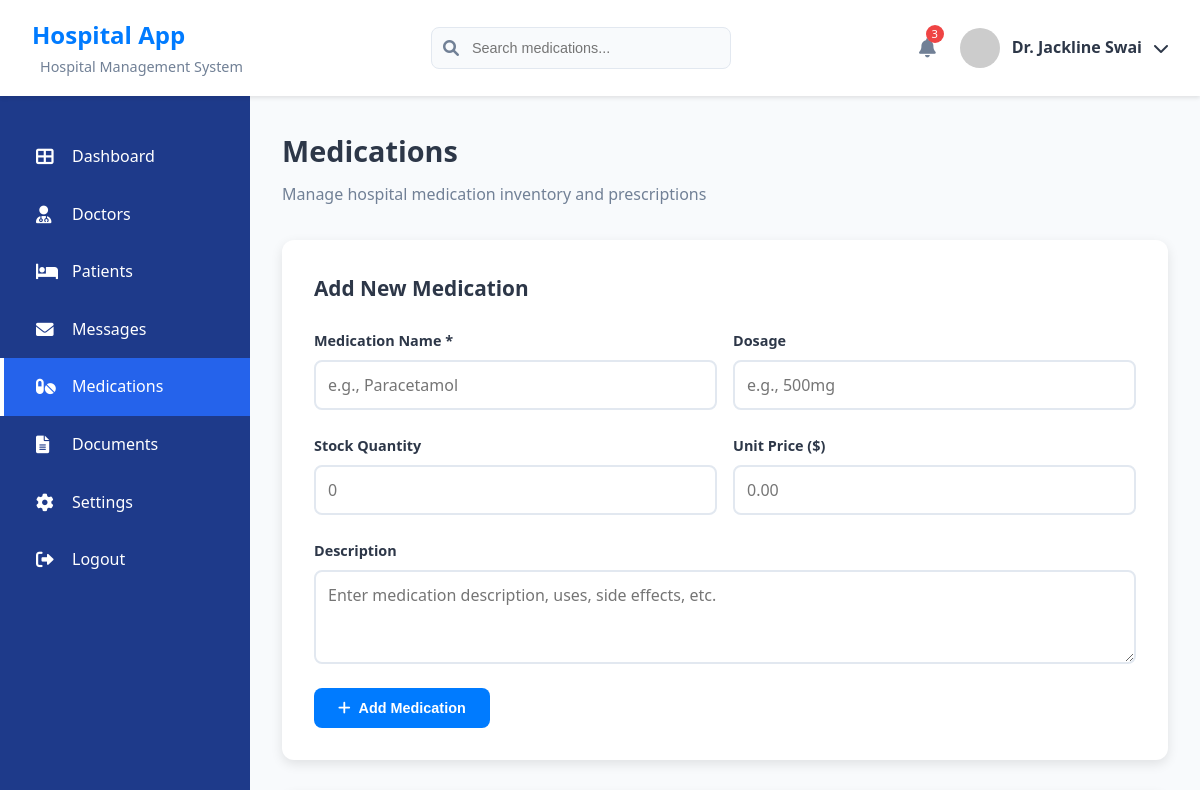
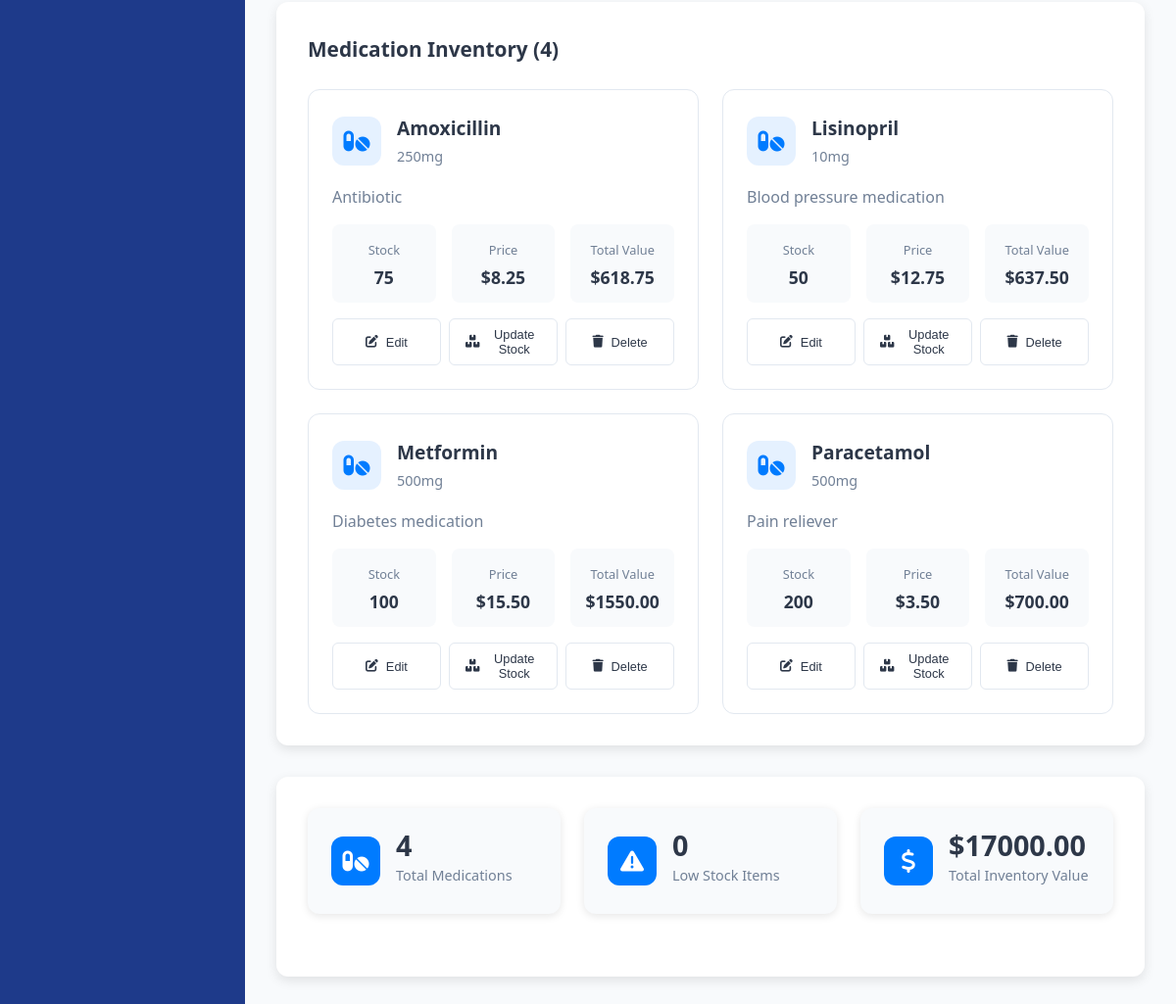
Screenshot of /medications (signed in) with the database file from the repository (2 pictures, top to bottom).
### models.py (models this page shows, shortened)
class Doctor(db.Model, UserMixin):
    id = db.Column(db.Integer, primary_key=True)
    email = db.Column(db.String(120), unique=True, nullable=False)
    password = db.Column(db.String(60), nullable=False)
    name = db.Column(db.String(100), nullable=False)
    specialization = db.Column(db.String(50))
    phone = db.Column(db.String(20))
    hospital = db.Column(db.String(100))
    experience_years = db.Column(db.Integer, default=0)
    total_patients = db.Column(db.Integer, default=0)
    total_reviews = db.Column(db.Integer, default=0)
    profile_picture = db.Column(db.String(200))
    bio = db.Column(db.Text)
    appointments = db.relationship('Appointment', backref='doctor', lazy=True)
    availability = db.relationship('DoctorAvailability', backref='doctor', lazy=True, cascade="all, delete-orphan")

class Medication(db.Model):
    id = db.Column(db.Integer, primary_key=True)
    name = db.Column(db.String(100), nullable=False)
    dosage = db.Column(db.String(50))
    description = db.Column(db.Text)
    stock_quantity = db.Column(db.Integer, default=0)
    unit_price = db.Column(db.Float)
    expiry_date = db.Column(db.Date)
    created_at = db.Column(db.DateTime, default=datetime.utcnow)

### app.py (the view)
@app.route('/medications')
@login_required
def medications():
    all_medications = Medication.query.order_by(Medication.name).all()
    return render_template('medications.html', medications=all_medications)

### app.py (called while the page is built)
@login_manager.user_loader
def load_user(user_id):
    return Doctor.query.get(int(user_id))

### templates/medications.html (shortened to what this page needs)
{% extends 'base.html' %}
{% block content %}
<div class="dashboard-container">
    <div class="dashboard-header">
        <div class="header-left">
            <h1>Hospital App</h1>
            <span class="header-subtitle">Hospital Management System</span>
        </div>
        <div class="header-center">
            <div class="search-container">
                <input type="text" placeholder="Search medications..." class="search-input">
                <i class="fas fa-search search-icon"></i>
            </div>
        </div>
        <div class="header-right">
            <div class="notification-icon">
                <i class="fas fa-bell"></i>
                <span class="notification-badge">3</span>
            </div>
            <div class="user-profile">
                {% if current_user.is_authenticated %}
                    <img src="https://via.placeholder.com/40x40/007bff/ffffff?text={{ current_user.name[0] }}" alt="Profile" class="profile-picture">
                    <span class="user-name">{{ current_user.name }}</span>
                    <i class="fas fa-chevron-down"></i>
                {% else %}
                    <a href="{{ url_for('login') }}" class="login-link">Login</a>
                {% endif %}
            </div>
        </div>
    </div>
    <div class="dashboard-content">
        <div class="sidebar">
            <nav class="sidebar-nav">
                <a href="{{ url_for('dashboard') }}" class="nav-item">
                    <i class="fas fa-th-large"></i>
                    <span>Dashboard</span>
                </a>
                <a href="{{ url_for('doctors') }}" class="nav-item">
                    <i class="fas fa-user-md"></i>
                    <span>Doctors</span>
                </a>
                <a href="{{ url_for('patients') }}" class="nav-item">
                    <i class="fas fa-bed"></i>
                    <span>Patients</span>
                </a>
                <a href="{{ url_for('messages') }}" class="nav-item">
                    <i class="fas fa-envelope"></i>
                    <span>Messages</span>
                </a>
                <a href="{{ url_for('medications') }}" class="nav-item active">
                    <i class="fas fa-pills"></i>
                    <span>Medications</span>
                </a>
                <a href="{{ url_for('documents') }}" class="nav-item">
                    <i class="fas fa-file-alt"></i>
                    <span>Documents</span>
                </a>
                <a href="{{ url_for('settings') }}" class="nav-item">
                    <i class="fas fa-cog"></i>
                    <span>Settings</span>
                </a>
                <a href="{{ url_for('logout') }}" class="nav-item">
                    <i class="fas fa-sign-out-alt"></i>
                    <span>Logout</span>
                </a>
            </nav>
        </div>
        <div class="main-content">
            <div class="page-header">
                <h2>Medications</h2>
                <p>Manage hospital medication inventory and prescriptions</p>
            </div>
            <div class="add-medication-section">
                <div class="section-header">
                    <h3>Add New Medication</h3>
                </div>
                <form action="{{ url_for('add_medication') }}" method="POST" class="medication-form">
                    <div class="form-row">
                        <div class="form-group">
                            <label for="name">Medication Name *</label>
                            <input type="text" id="name" name="name" required placeholder="e.g., Paracetamol">
                        </div>
                        <div class="form-group">
                            <label for="dosage">Dosage</label>
                            <input type="text" id="dosage" name="dosage" placeholder="e.g., 500mg">
                        </div>
                    </div>
                    <div class="form-row">
                        <div class="form-group">
                            <label for="stock_quantity">Stock Quantity</label>
                            <input type="number" id="stock_quantity" name="stock_quantity" min="0" placeholder="0">
                        </div>
                        <div class="form-group">
                            <label for="unit_price">Unit Price ($)</label>
                            <input type="number" id="unit_price" name="unit_price" min="0" step="0.01" placeholder="0.00">
                        </div>
                    </div>
                    <div class="form-group">
                        <label for="description">Description</label>
                        <textarea id="description" name="description" rows="3" placeholder="Enter medication description, uses, side effects, etc."></textarea>
                    </div>
                    <button type="submit" class="btn btn-primary">
                        <i class="fas fa-plus"></i> Add Medication
                    </button>
                </form>
            </div>
            <div class="medications-section">
                <div class="section-header">
                    <h3>Medication Inventory ({{ medications|length }})</h3>
                </div>
                <div class="medications-grid">
                    {% for medication in medications %}
                    <div class="medication-card">
                        <div class="medication-header">
                            <div class="medication-icon">
                                <i class="fas fa-pills"></i>
                            </div>
                            <div class="medication-title">
                                <h4>{{ medication.name }}</h4>
                                {% if medication.dosage %}
                                <span class="dosage">{{ medication.dosage }}</span>
                                {% endif %}
                            </div>
                        </div>
                        {% if medication.description %}
                        <div class="medication-description">
                            <p>{{ medication.description }}</p>
                        </div>
                        {% endif %}
                        <div class="medication-stats">
                            <div class="stat">
                                <span class="stat-label">Stock</span>
                                <span class="stat-value {% if medication.stock_quantity <= 10 %}low-stock{% endif %}">
                                    {{ medication.stock_quantity or 0 }}
                                </span>
                            </div>
                            <div class="stat">
                                <span class="stat-label">Price</span>
                                <span class="stat-value">${{ "%.2f"|format(medication.unit_price or 0) }}</span>
                            </div>
                            <div class="stat">
                                <span class="stat-label">Total Value</span>
                                <span class="stat-value">${{ "%.2f"|format((medication.stock_quantity or 0) * (medication.unit_price or 0)) }}</span>
                            </div>
                        </div>
                        <div class="medication-actions">
                            <button class="btn-action btn-edit" onclick="openEditModal({{ medication.id }}, '{{ medication.name }}', '{{ medication.dosage }}', '{{ medication.description }}', {{ medication.stock_quantity or 0 }}, {{ medication.unit_price or 0 }})">
                                <i class="fas fa-edit"></i> Edit
                            </button>
                            <button class="btn-action btn-stock" onclick="openStockModal({{ medication.id }}, '{{ medication.name }}', {{ medication.stock_quantity or 0 }})">
                                <i class="fas fa-boxes"></i> Update Stock
                            </button>
                            <button class="btn-action btn-delete" onclick="confirmDelete({{ medication.id }}, '{{ medication.name }}')">
                                <i class="fas fa-trash"></i> Delete
                            </button>
                        </div>
                    </div>
                    {% else %}
                    <div class="no-medications">
                        <i class="fas fa-pills"></i>
                        <h4>No Medications Found</h4>
                        <p>Start by adding your first medication to the inventory.</p>
                    </div>
                    {% endfor %}
                </div>
            </div>
            <div class="stats-section">
                <div class="stats-grid">
                    <div class="stat-card">
                        <div class="stat-icon">
                            <i class="fas fa-pills"></i>
                        </div>
                        <div class="stat-content">
                            <div class="stat-number">{{ medications|length }}</div>
                            <div class="stat-label">Total Medications</div>
                        </div>
                    </div>
                    <div class="stat-card">
                        <div class="stat-icon">
                            <i class="fas fa-exclamation-triangle"></i>
                        </div>
                        <div class="stat-content">
                            <div class="stat-number">{{ medications|selectattr('stock_quantity', 'le', 10)|list|length }}</div>
                            <div class="stat-label">Low Stock Items</div>
                        </div>
                    </div>
                    <div class="stat-card">
                        <div class="stat-icon">
                            <i class="fas fa-dollar-sign"></i>
                        </div>
                        <div class="stat-content">
                            <div class="stat-number">${{ "%.2f"|format(medications|sum(attribute='stock_quantity') * medications|sum(attribute='unit_price')) }}</div>
                            <div class="stat-label">Total Inventory Value</div>
                        </div>
                    </div>
                </div>
            </div>
        </div>
    </div>
</div>
{% endblock %}

### static/css/dashboard.css (style rules this page uses)
:root { --primary-blue: #007bff; --dark-blue: #0056b3; --light-blue: #e3f2fd; --sidebar-bg: #1e3a8a; --sidebar-hover: #2563eb; --text-dark: #2d3748; --text-light: #718096; --bg-light: #f8fafc; --white: #ffffff; --success: #10b981; --danger: #ef4444; --warning: #f59e0b; --border-color: #e2e8f0; }
* { margin: 0; padding: 0; box-sizing: border-box; }
body { font-family: 'Segoe UI', Tahoma, Geneva, Verdana, sans-serif; background-color: var(--bg-light); color: var(--text-dark); line-height: 1.6; }
.dashboard-container { min-height: 100vh; display: flex; flex-direction: column; }
.dashboard-header { background: var(--white); padding: 1rem 2rem; display: flex; justify-content: space-between; align-items: center; box-shadow: 0 2px 4px rgba(0,0,0,0.1); z-index: 1000; }
.header-left h1 { color: var(--primary-blue); font-size: 1.5rem; font-weight: 700; }
.header-subtitle { color: var(--text-light); font-size: 0.9rem; margin-left: 0.5rem; }
.search-container { position: relative; width: 300px; }
.search-input { width: 100%; padding: 0.75rem 1rem 0.75rem 2.5rem; border: 1px solid var(--border-color); border-radius: 8px; font-size: 0.9rem; background: var(--bg-light); }
.search-icon { position: absolute; left: 0.75rem; top: 50%; transform: translateY(-50%); color: var(--text-light); }
.header-right { display: flex; align-items: center; gap: 1.5rem; }
.notification-icon { position: relative; cursor: pointer; color: var(--text-light); font-size: 1.2rem; }
.notification-badge { position: absolute; top: -8px; right: -8px; background: var(--danger); color: var(--white); border-radius: 50%; width: 18px; height: 18px; font-size: 0.7rem; display: flex; align-items: center; justify-content: center; }
.user-profile { display: flex; align-items: center; gap: 0.75rem; cursor: pointer; }
.profile-picture { width: 40px; height: 40px; border-radius: 50%; object-fit: cover; }
.user-name { font-weight: 600; color: var(--text-dark); }
.dashboard-content { display: flex; flex: 1; }
.sidebar { width: 250px; background: var(--sidebar-bg); padding: 2rem 0; min-height: calc(100vh - 80px); }
.sidebar-nav { display: flex; flex-direction: column; }
.nav-item { display: flex; align-items: center; gap: 1rem; padding: 1rem 2rem; color: var(--white); text-decoration: none; transition: all 0.3s ease; border-left: 4px solid transparent; }
.nav-item.active { background: var(--sidebar-hover); border-left-color: var(--white); }
.nav-item i { width: 20px; font-size: 1.1rem; }
.main-content { flex: 1; padding: 2rem; overflow-y: auto; }
.stats-grid { display: grid; grid-template-columns: repeat(auto-fit, minmax(250px, 1fr)); gap: 1.5rem; margin-bottom: 2rem; }
.stat-card { background: var(--white); padding: 1.5rem; border-radius: 12px; box-shadow: 0 2px 8px rgba(0,0,0,0.1); display: flex; align-items: center; gap: 1rem; transition: transform 0.3s ease; }
.stat-icon { width: 60px; height: 60px; border-radius: 12px; display: flex; align-items: center; justify-content: center; font-size: 1.5rem; color: var(--white); }
.stat-content { flex: 1; }
.stat-number { font-size: 2rem; font-weight: 700; color: var(--text-dark); line-height: 1; }
.stat-label { color: var(--text-light); font-size: 0.9rem; margin-top: 0.25rem; }
.btn-primary { background: var(--primary-blue); color: var(--white); border: none; padding: 0.75rem 1.5rem; border-radius: 6px; font-weight: 600; cursor: pointer; transition: background 0.3s ease; }

### rows the page displays
Doctor: name "Dr. Jackline Swai"
Medication: name "Amoxicillin", dosage "250mg", description "Antibiotic", stock_quantity "75", unit_price "8.25", stock_quantity+unit_price "618.75"
Medication: name "Lisinopril", dosage "10mg", description "Blood pressure medication", stock_quantity "50", unit_price "12.75", stock_quantity+unit_price "637.50"
Medication: name "Metformin", dosage "500mg", description "Diabetes medication", stock_quantity "100", unit_price "15.50", stock_quantity+unit_price "1550.00"
Medication: name "Paracetamol", dosage "500mg", description "Pain reliever", stock_quantity "200", unit_price "3.50", stock_quantity+unit_price "700.00"

### other values shown
{{ medications|length }} "4"
{{ medications|selectattr('stock_quantity', 'le', 10)|list|length }} "0"
